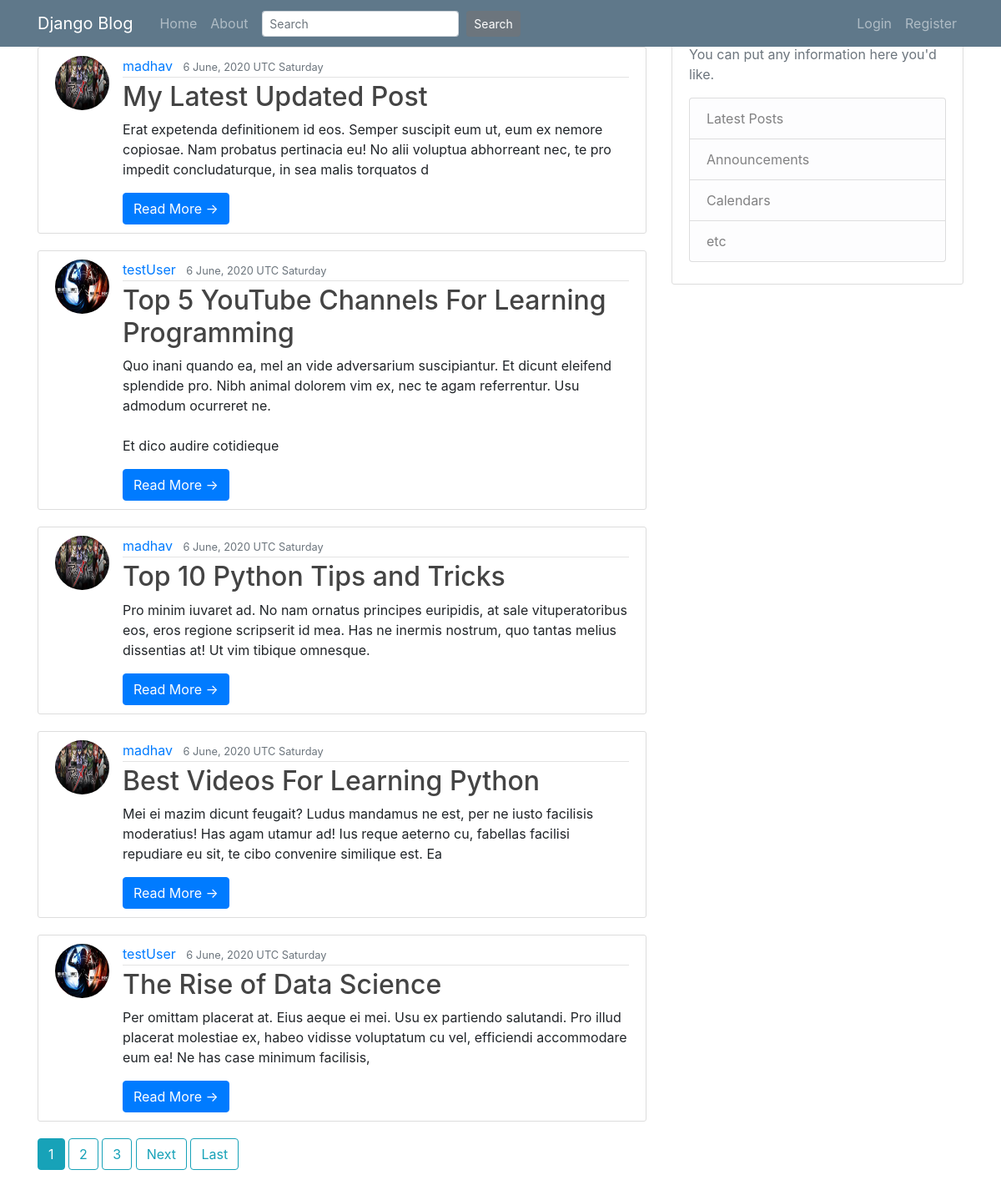
The page / on the database its author committed.
### blog/models.py (models this page shows, shortened)
class Post(models.Model):
    title = models.CharField(max_length=100)
    content = models.TextField()
    date_posted = models.DateTimeField(default=timezone.now)
    author = models.ForeignKey(User, on_delete=models.CASCADE)

### users/models.py (models this page shows, shortened)
class Profile(models.Model):
    user = models.OneToOneField(User, on_delete=models.CASCADE)
    image = models.ImageField(default='default.jpg', upload_to='profile_pics')

### blog/views.py (the view)
# urls.py: path('', PostListView.as_view(), name='blog-home'),
class PostListView(ListView):
    model = Post
    template_name = 'blog/home.html'  # <app-name>/<model-name>_<view-type>.html
    context_object_name = 'posts'
    ordering = ['-date_posted']
    paginate_by = 5

### blog/templates/blog/home.html (shortened to what this page needs)
{% extends 'blog/base.html' %}
{% block content %}
<h1>Blog Home!</h1>
{% for post in posts %}
<article class="media content-section">
	<img  class="rounded-circle article-img" src="{{ post.author.profile.image.url }}">
  <div class="media-body">
    <div class="article-metadata">
      <a class="mr-2" href="{% url 'user-posts' post.author.username %}">{{ post.author }}</a>
      <small class="text-muted">{{ post.date_posted|date:"j F, Y T l" }}</small>
    </div>
    <h2><a class="article-title" href="{% url 'post-detail' post.id %}">{{ post.title }}</a></h2>
    <p class="article-content">{{ post.content| slice:":200" }}</p>
    {% if post.content|slice:"200:" %}
    <a class="btn btn-primary" href="{% url 'post-detail' post.id %}">Read More &rarr;</a>
    {% endif %}
  </div>
</article>
{% endfor %}
{%if is_paginated%}
	{% for num in page_obj.paginator.page_range %}
		{% if page_obj.number == num %}
          <a class="btn btn-info mb-4" href="?page={{ num }}">{{ num }}</a>
        {% elif num > page_obj.number|add:'-3' and num < page_obj.number|add:'3' %}
          <a class="btn btn-outline-info mb-4" href="?page={{ num }}">{{ num }}</a>
        {% endif %}
	{% endfor %}
	{% if page_obj.has_next %}
		<a class="btn btn-outline-info mb-4" href="?page={{ page_obj.next_page_number }}">Next</a>
		<a class="btn btn-outline-info mb-4" href="?page={{ page_obj.paginator.num_pages }}">Last</a>
	{% endif %}
{% endif %}
{% endblock content %}

### blog/templates/blog/base.html (shortened to what this page needs)
{% load static %}
<!DOCTYPE html>
<html lang="en">
  <head>
    <link rel="stylesheet" href="https://stackpath.bootstrapcdn.com/bootstrap/4.5.0/css/bootstrap.min.css">
   </head>
   <body>
<header class="site-header">
  <nav class="navbar navbar-expand-md navbar-dark bg-steel fixed-top">
    <div class="container">
      <a class="navbar-brand mr-4" href="{% url 'blog-home' %}">Django Blog</a>
      <div class="collapse navbar-collapse" id="navbarToggle">
        <div class="navbar-nav mr-auto">
          <a class="nav-item nav-link" href="{% url 'blog-home' %}">Home</a>
          <a class="nav-item nav-link" href="{% url 'blog-about' %}">About</a>&nbsp&nbsp
    <form class="form-inline" id="searchform" action="{% url 'post-search' %}" method="get" accept-charset="utf-8">
      <input class="form-control form-control-sm" id="searchbox" name="q" type="text" placeholder="Search">
      <button class="btn btn-secondary btn-sm" type="submit">
          Search
      </button>
    </form>
        </div>
        <div class="navbar-nav">
          {% if user.is_authenticated %}
          <h7 class="nav-item nav-link"> WELCOME! {{ user.first_name }} &nbsp&nbsp</h7>
          <a class="nav-item nav-link" href="{% url 'profile' %}">Profile</a>
          <a class="nav-item nav-link" href="{% url 'post-create' %}">New Post</a>
          <a class="nav-item nav-link" href="{% url 'logout' %}">Logout</a>
          {% else %}
          <a class="nav-item nav-link" href="{% url 'login' %}">Login</a>
          <a class="nav-item nav-link" href="{% url 'register' %}">Register</a>
          {% endif %}
        </div>
      </div>
    </div>
  </nav>
</header>
<main role="main" class="container">
  <div class="row">
    <div class="col-md-8">
      {% block content %}{% endblock %}
    </div>
    <div class="col-md-4">
      <div class="content-section">
        <h3>Our Sidebar</h3>
        <p class='text-muted'>You can put any information here you'd like.
          <ul class="list-group">
            <li class="list-group-item list-group-item-light">Latest Posts</li>
            <li class="list-group-item list-group-item-light">Announcements</li>
            <li class="list-group-item list-group-item-light">Calendars</li>
            <li class="list-group-item list-group-item-light">etc</li>
          </ul>
        </p>
      </div>
    </div>
  </div>
</main>
  </body>
</html>

### blog/templates/blog/base.html (style rules this page uses)
body { background: #fafafa; color: #333333; margin-top: 5rem; }
h1, h2, h3, h4, h5, h6 { color: #444444; }
ul { margin: 0; }
.bg-steel { background-color: #5f788a; }
.site-header .navbar-nav .nav-link { color: #cbd5db; }
.content-section { background: #ffffff; padding: 10px 20px; border: 1px solid #dddddd; border-radius: 3px; margin-bottom: 20px; }
.article-title { color: #444444; }
.article-content { white-space: pre-line; }
.article-img { height: 65px; width: 65px; margin-right: 16px; }
.article-metadata { padding-bottom: 1px; margin-bottom: 4px; border-bottom: 1px solid #e3e3e3 }

### rows shown on the page
Post: author.profile.image (picture), author "madhav", date_posted "6 June, 2020 UTC Saturday", title "My Latest Updated Post", content "Erat expetenda definitionem id eos. Semper suscipit eum ut, eum ex nemore copiosae. Nam probatus pertinacia eu! No alii voluptua abhorreant nec, te pro impedit concludaturque, in sea malis torquatos d", shows "Read More →"
Post: author.profile.image (picture), author "testUser", date_posted "6 June, 2020 UTC Saturday", title "Top 5 YouTube Channels For Learning Programming", content "Quo inani quando ea, mel an vide adversarium suscipiantur. Et dicunt eleifend splendide pro. Nibh animal dolorem vim ex, nec te agam referrentur. Usu admodum ocurreret ne. Et dico audire cotidieque", shows "Read More →"
Post: author.profile.image (picture), author "madhav", date_posted "6 June, 2020 UTC Saturday", title "Top 10 Python Tips and Tricks", content "Pro minim iuvaret ad. No nam ornatus principes euripidis, at sale vituperatoribus eos, eros regione scripserit id mea. Has ne inermis nostrum, quo tantas melius dissentias at! Ut vim tibique omnesque.", shows "Read More →"
Post: author.profile.image (picture), author "madhav", date_posted "6 June, 2020 UTC Saturday", title "Best Videos For Learning Python", content "Mei ei mazim dicunt feugait? Ludus mandamus ne est, per ne iusto facilisis moderatius! Has agam utamur ad! Ius reque aeterno cu, fabellas facilisi repudiare eu sit, te cibo convenire similique est. Ea", shows "Read More →"
Post: author.profile.image (picture), author "testUser", date_posted "6 June, 2020 UTC Saturday", title "The Rise of Data Science", content "Per omittam placerat at. Eius aeque ei mei. Usu ex partiendo salutandi. Pro illud placerat molestiae ex, habeo vidisse voluptatum cu vel, efficiendi accommodare eum ea! Ne has case minimum facilisis,", shows "Read More →"

### other values the page prints
{{ num }} "1"
{{ num }} "2" "3"
